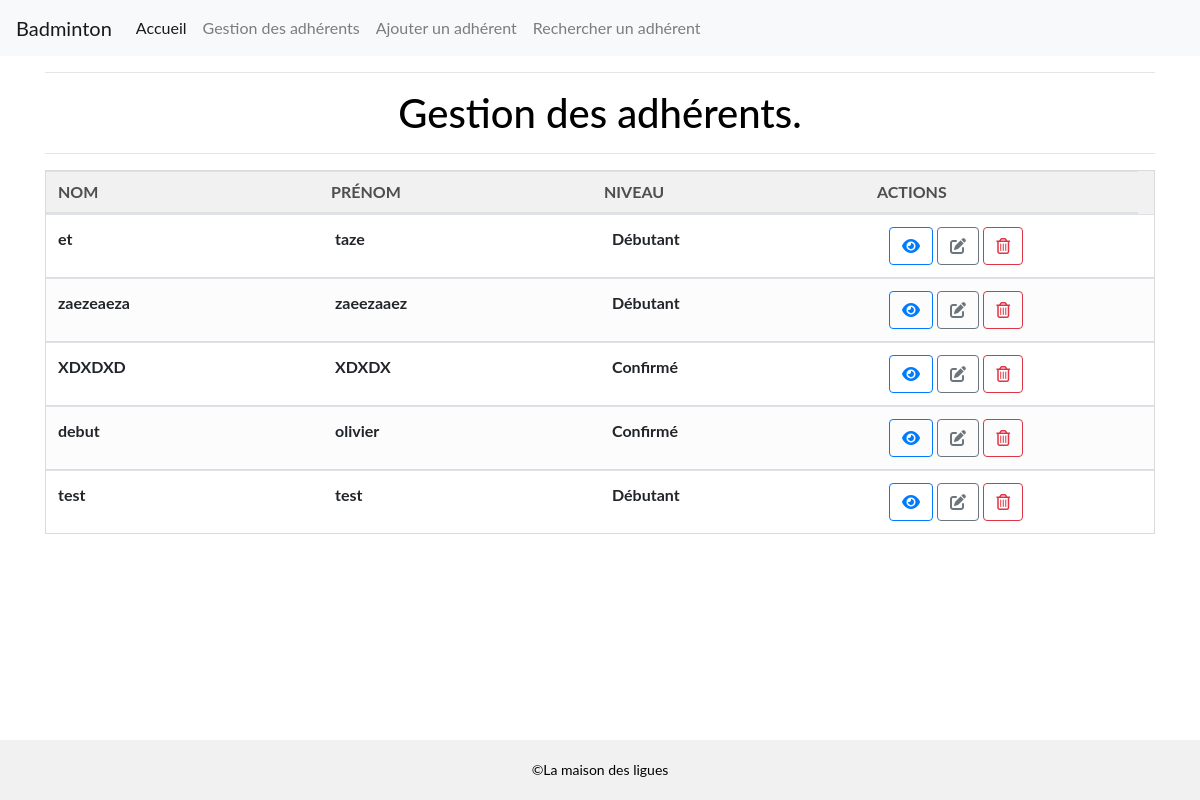
Screenshot of /badmintonoff/vues/v_gestionAdh.php with the database file from the repository.
### tables this page shows
CREATE TABLE `adherent` (
  `matriculeAdh` int(11) NOT NULL COMMENT 'Matricule Adherent',
  `nomAdh` varchar(30) NOT NULL COMMENT 'Nom Adherent',
  `prenomAdh` varchar(30) NOT NULL COMMENT 'Prénom Adherent',
  `adresseAdh` varchar(50) NOT NULL COMMENT 'Adresse Adhérent',
  `villeAdh` varchar(30) NOT NULL COMMENT 'Ville adhérent',
  `cpAdh` int(5) NOT NULL COMMENT 'Code postal',
  `niveauAdh` varchar(30) NOT NULL COMMENT 'Niveau de jeu de l''adhérent',
  `typeAdh` int(11) NOT NULL COMMENT 'Type (Etudiant, salarié, retraité)\r\nLié à la table Type'
);

### badmintonoff/controleur/c_fonctions.php (called while the page is built, shortened)
<?php
class Fonctions
{
    public function getInfoAdh($connexion)
    {
        $query = "SELECT * FROM adherent INNER JOIN type t ON adherent.typeAdh = t.numType";
        $result = $connexion->query($query) or die("Erreur dans la requête.");
        return $result;
    }
}
?>

### badmintonoff/vues/v_gestionAdh.php (the view, shortened to what this page needs)
<div class="container">
    <hr>
    <h1>Gestion des adhérents.</h1>
    <hr>
    <table class="table">
        <thead>
        <tr>
            <th>Nom</th>
            <th>Prénom</th>
            <th>Niveau</th>
            <th>Actions</th>
        </tr>
        </thead>
        <tbody>
        <?php
        include '../controleur/c_config.php';
        include '../controleur/c_fonctions.php';
        $fonctions = new Fonctions();
        $records = $fonctions->getInfoAdh($connexion);
        if ($records->num_rows > 0)
        {
        while ($record = $records->fetch_object())
        {
        $matriculeAdh = $record->matriculeAdh;
        $nomAdh = $record->nomAdh;
        $prenomAdh = $record->prenomAdh;
        $niveauAdh = $record->niveauAdh;
        ?>
        <tr>
            <th><?php echo $nomAdh ?></th>
            <th><?php echo $prenomAdh ?></th>
            <th><?php echo $niveauAdh ?></th>
            <td>
                <a href="v_consultAdh.php?matriculeAdh=<?php echo $matriculeAdh ?>" class="btn  btn-outline-primary consultbtn" data-toggle="tooltip" data-placement="top" title="Consulter la fiche de l'adhérent"><i class="fas fa-eye"></i></a>
                <a href="v_modifierAdh.php?matriculeAdh=<?php echo $matriculeAdh ?>" class="btn  btn-outline-secondary" data-toggle="tooltip" data-placement="top" title="Modifier la fiche de l'adhérent" ><i class="fas fa-edit"></i></a>
                <a href="../controleur/c_supprAdh.php?matriculeAdh=<?php echo $matriculeAdh ?>" class="btn btn-outline-danger" data-toggle="tooltip" data-placement="top" title="Supprimer l'adhérent"><i class="far fa-trash-alt"></i></a>
            </td>
        </tr>
                <?php
                }
                }
                ?>
        </tbody>
    </table>
</div>

### badmintonoff/css/styles.css (style rules this page uses)
* { margin: 0; padding: 0; box-sizing: border-box; font-family: 'Lato', 'Arial', sans-serif; }
h1, p { color: black; text-align: center; line-height: 1.4; }
h1 { font-size: 2.2rem; }
table { background: #f1f1f1; border: solid 1px #dcdbd9; border-spacing: 0; }
table tr { width: 100%; display: table; table-layout: fixed; }
table tr th, table tr td { display: table-cell; padding: 0.5rem; text-align: left; }
table thead { display: table; width: calc(100% - 1rem); }
table thead th { border-bottom: solid 1px #dcdbd9; color: #4e4e4e; font-weight: bold; line-height: 1rem; text-transform: uppercase; }
table tbody { display: block; max-height: 30rem; overflow: auto; }
table tbody tr { background-color: white; }
table tbody tr:nth-child(even) { background-color: #fcfcfc; }
table tbody tr:not(:last-child) { border-bottom: solid 1px #ddd; }
table tbody tr td { color: #4e4e4e; line-height: 2rem; }
footer { position: absolute; font-size: 12px; bottom: 0; width: 100%; height: 60px; line-height: 60px; font-size: 14px; background-color: #f1f1f1; color: #000000; text-align: center; }

### rows the page displays
adherent: nomAdh "et", prenomAdh "taze", niveauAdh "Débutant"
adherent: nomAdh "zaezeaeza", prenomAdh "zaeezaaez", niveauAdh "Débutant"
adherent: nomAdh "XDXDXD", prenomAdh "XDXDX", niveauAdh "Confirmé"
adherent: nomAdh "debut", prenomAdh "olivier", niveauAdh "Confirmé"
adherent: nomAdh "test", prenomAdh "test", niveauAdh "Débutant"
